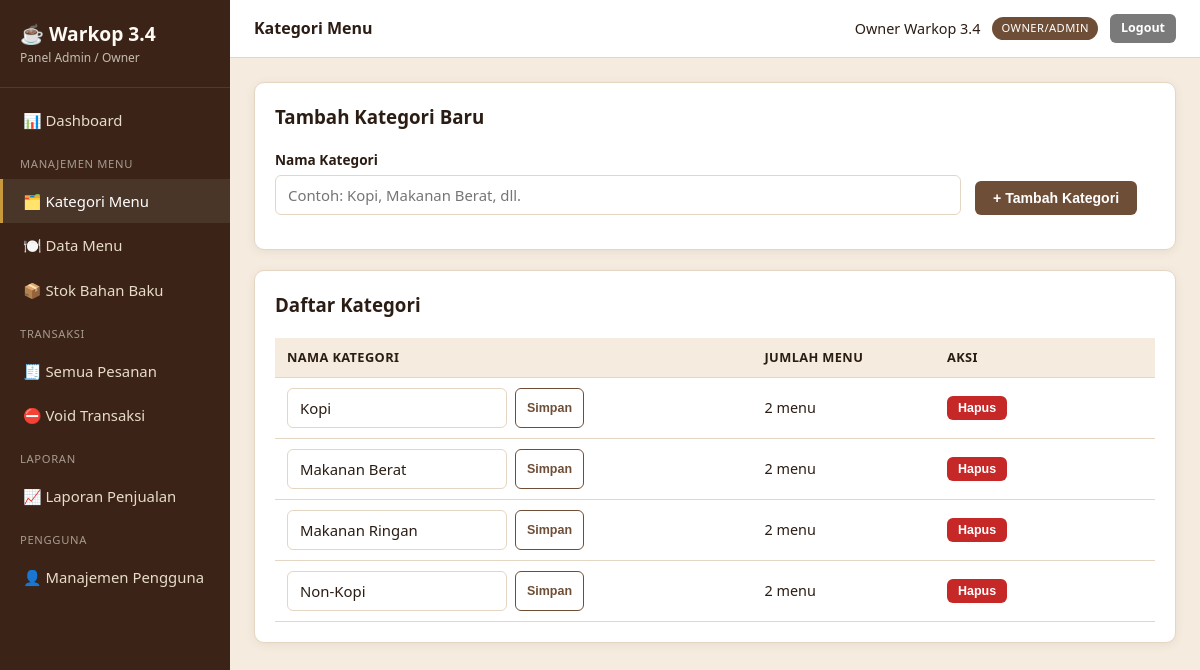
The app's page /admin/kategori.php (signed in) with its own data.
### tables this page shows
CREATE TABLE kategori_menu (
    id INT AUTO_INCREMENT PRIMARY KEY,
    nama_kategori VARCHAR(50) NOT NULL,
    created_at DATETIME DEFAULT CURRENT_TIMESTAMP
);

### includes/functions.php (called while the page is built, shortened)
<?php
function e(?string $string): string
{
    return htmlspecialchars((string)$string, ENT_QUOTES, 'UTF-8');
}

### admin/kategori.php (the view, shortened to what this page needs)
<?php
$db = getDB();
$kategoriList = $db->query('SELECT k.*, (SELECT COUNT(*) FROM menu m WHERE m.kategori_id=k.id) jumlah_menu FROM kategori_menu k ORDER BY nama_kategori')->fetchAll();
require __DIR__ . '/../includes/layout_admin_top.php';
?>
<div class="card">
  <h3>Tambah Kategori Baru</h3>
  <form method="post" action="" class="form-row" style="align-items:flex-end">
    <div class="form-group" style="flex:2">
      <label>Nama Kategori</label>
      <input type="text" name="nama_kategori" required placeholder="Contoh: Kopi, Makanan Berat, dll.">
    </div>
    <div class="form-group" style="flex:0 0 auto">
      <button type="submit" class="btn">+ Tambah Kategori</button>
    </div>
  </form>
</div>
<div class="card">
  <h3>Daftar Kategori</h3>
  <div class="table-wrap">
  <table>
    <thead><tr><th>Nama Kategori</th><th>Jumlah Menu</th><th style="width:220px">Aksi</th></tr></thead>
    <tbody>
    <?php foreach ($kategoriList as $k): ?>
      <tr>
        <td>
          <form method="post" action="" style="display:flex;gap:8px">
            <input type="text" name="nama_kategori" value="<?= e($k['nama_kategori']) ?>" style="max-width:220px">
            <button type="submit" class="btn btn-sm btn-outline">Simpan</button>
          </form>
        </td>
        <td><?= (int)$k['jumlah_menu'] ?> menu</td>
        <td>
          <form method="post" action="" style="display:inline">
            <button type="submit" class="btn btn-sm btn-danger" data-confirm="Hapus kategori '<?= e($k['nama_kategori']) ?>'?">Hapus</button>
          </form>
        </td>
      </tr>
    <?php endforeach; ?>
    </tbody>
  </table>
  </div>
</div>
<?php require __DIR__ . '/../includes/layout_admin_bottom.php'; ?>

### assets/css/style.css (style rules this page uses)
:root { --coffee-dark: #3b2417; --coffee: #6f4e37; --coffee-light: #a9744f; --cream: #f5ecdf; --cream-2: #fffaf3; --gold: #c99a3c; --success: #2e7d32; --danger: #c62828; --warning: #b8860b; --info: #1565c0; --text: #2b1d14; --border: #e4d6c3; --radius: 10px; --shadow: 0 2px 10px rgba(59,36,23,0.08); }
* { box-sizing: border-box; }
body { margin: 0; font-family: 'Segoe UI', Roboto, Arial, sans-serif; background: var(--cream); color: var(--text); line-height: 1.5; }
.card { background: #fff; border: 1px solid var(--border); border-radius: var(--radius); box-shadow: var(--shadow); padding: 20px; margin-bottom: 20px; }
.card h3, .card h2 { margin-top: 0; }
label { display:block; font-size: .85rem; font-weight: 600; margin-bottom: 5px; }
input[type=text], input[type=password], input[type=number], input[type=search], input[type=date], input[type=file], input[type=tel], select, textarea { width: 100%; padding: 9px 12px; border: 1px solid var(--border); border-radius: 6px; font-size: .93rem; background: #fff; color: var(--text); font-family: inherit; }
.form-group { margin-bottom: 14px; }
.form-row { display:flex; gap: 14px; flex-wrap: wrap; }
.form-row > .form-group { flex: 1; min-width: 180px; }
.btn { display: inline-block; padding: 9px 18px; border-radius: 6px; border: none; cursor: pointer; font-size: .88rem; font-weight: 600; text-decoration: none; background: var(--coffee); color: #fff; }
.btn-sm { padding: 5px 11px; font-size: .78rem; }
.btn-danger { background: var(--danger); }
.btn-outline { background: transparent; border:1px solid var(--coffee); color: var(--coffee); }
table { width: 100%; border-collapse: collapse; font-size: .9rem; }
table th, table td { padding: 10px 12px; border-bottom: 1px solid var(--border); text-align: left; }
table th { background: var(--cream); font-weight: 700; font-size: .8rem; text-transform: uppercase; letter-spacing:.03em; }
.table-wrap { overflow-x: auto; }

### records on screen
kategori_menu: nama_kategori "Kopi", jumlah_menu "2"
kategori_menu: nama_kategori "Makanan Berat", jumlah_menu "2"
kategori_menu: nama_kategori "Makanan Ringan", jumlah_menu "2"
kategori_menu: nama_kategori "Non-Kopi", jumlah_menu "2"

### other values on screen
$pageTitle "Kategori Menu"
$user['nama'] "Owner Warkop 3.4"
